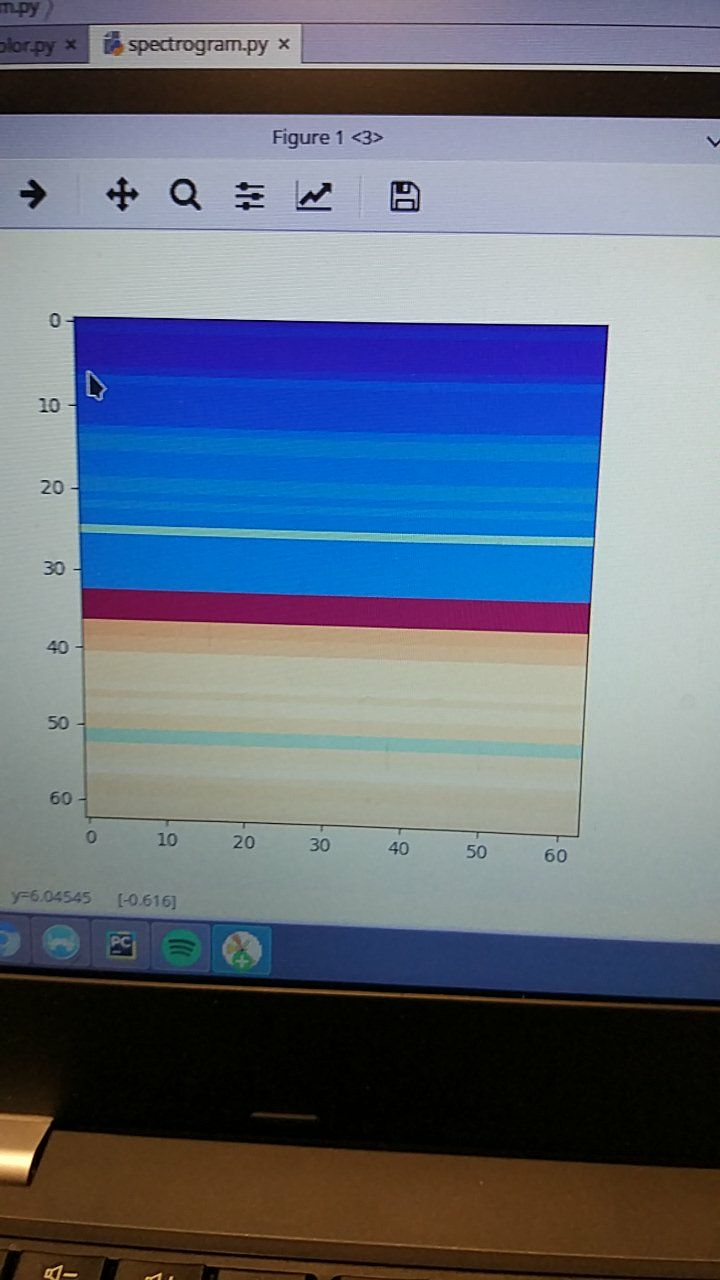
#> input picture histogram/img01.jpg, 720 x 1280 px
$ python color_histogram_2D.py --image img01.jpg   (Python 2 division)
#> lines starting #> are read from the running program, lines starting #| are printed output that depends on the picture
# -*- coding: utf-8 -*-
#     cv2.calcHist(images, channels, mask, histSize, ranges)

#     images: This is the image that we want to compute a histogram
#     for. Wrap it as a list: [myImage].

#     channels: A list of indexes, where we specify the index of the
#     channel we want to compute a histogram for. To compute a
#     histogram of a grayscale image, the list would be [0]. To
#     compute a histogram for all three red, green, and blue channels,
#     the channels list would be [0, 1, 2].

#     mask: I haven’t covered masking yet in this blog yet, but
#     essentially, a mask is a uint8 image with the same shape as our
#     original image, where pixels with a value of zero are ignored
#     and pixels with a value greater than zero are included in the
#     histogram computation. Using masks allow us to only compute a
#     histogram for a particular region of an image. For now, we’ll
#     just use a value of None for the mask.

#     histSize: This is the number of bins we want to use when
#     computing a histogram. Again, this is a list, one for each
#     channel we are computing a histogram for. The bin sizes do not
#     all have to be the same. Here is an example of 32 bins for each
#     channel: [32, 32, 32].

#     ranges: The range of possible pixel values. Normally, this is
#     [0, 256] for each channel, but if you are using a color space
#     other than RGB (such as HSV), the ranges might be different.


# import the necessary packages
from matplotlib import pyplot as plt
import numpy as np
import argparse
import cv2

# construct the argument parser and parse the arguments
ap = argparse.ArgumentParser()
#ap.add_argument("-i", "--image", required = True, help = "Path to the image")
ap.add_argument("-i", "--image", required = True, help = "Path to the image")
args = vars(ap.parse_args())

# load the image and show it
image = cv2.imread(args["image"])
#> image is the input picture: shape (1280, 720, 3); mean B, G, R 126.2, 110, 99.7
cv2.imshow("image", image)

# grab the image channels, initialize the tuple of colors,
# the figure and the flattened feature vector
chans = cv2.split(image)
colors = ("b", "g", "r") # Cuidado con el orden! esta cambiado en opencv

# let's move on to 2D histograms -- I am reducing the
# number of bins in the histogram from 256 to 32 so we
# can better visualize the results
fig = plt.figure()

# plot a 2D color histogram for green and blue
ax = fig.add_subplot(131)
hist = cv2.calcHist([chans[1], chans[0]], [0, 1], None,
	[32, 32], [0, 256, 0, 256])
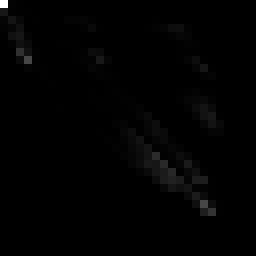
#> hist: shape (32, 32) float32 (shown 8 times larger); min 0, max 104058, mean 900; drawn with min black and max white
p = ax.imshow(hist, interpolation = "nearest")
ax.set_title("2D Color Histogram for Green and Blue")
plt.colorbar(p)

# plot a 2D color histogram for green and red
ax = fig.add_subplot(132)
hist = cv2.calcHist([chans[1], chans[2]], [0, 1], None,
	[32, 32], [0, 256, 0, 256])
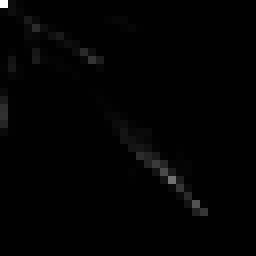
#> hist: shape (32, 32) float32 (shown 8 times larger); min 0, max 99917, mean 900; drawn with min black and max white
p = ax.imshow(hist, interpolation = "nearest")
ax.set_title("2D Color Histogram for Green and Red")
plt.colorbar(p)

# plot a 2D color histogram for blue and red
ax = fig.add_subplot(133)
hist = cv2.calcHist([chans[0], chans[2]], [0, 1], None,
	[32, 32], [0, 256, 0, 256])
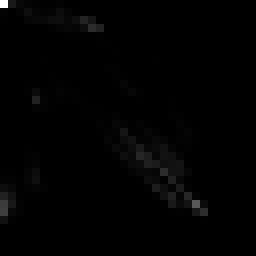
#> hist: shape (32, 32) float32 (shown 8 times larger); min 0, max 98969, mean 900; drawn with min black and max white
p = ax.imshow(hist, interpolation = "nearest")
ax.set_title("2D Color Histogram for Blue and Red")
plt.colorbar(p)

# finally, let's examine the dimensionality of one of
# the 2D histograms
print "2D histogram shape: %s, with %d values" % (
	hist.shape, hist.flatten().shape[0])
#| 2D histogram shape: (32, 32), with 1024 values


plt.show()
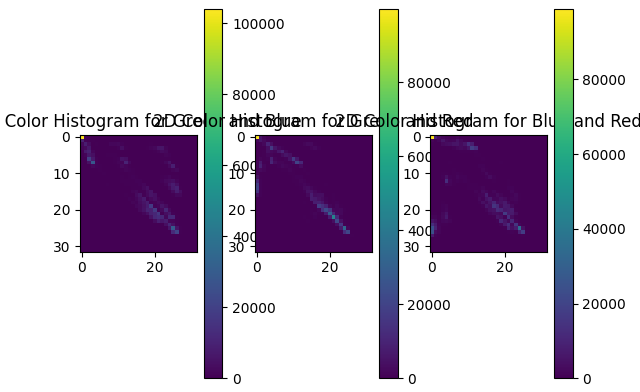
#> figure drawn by matplotlib, 6 panels
